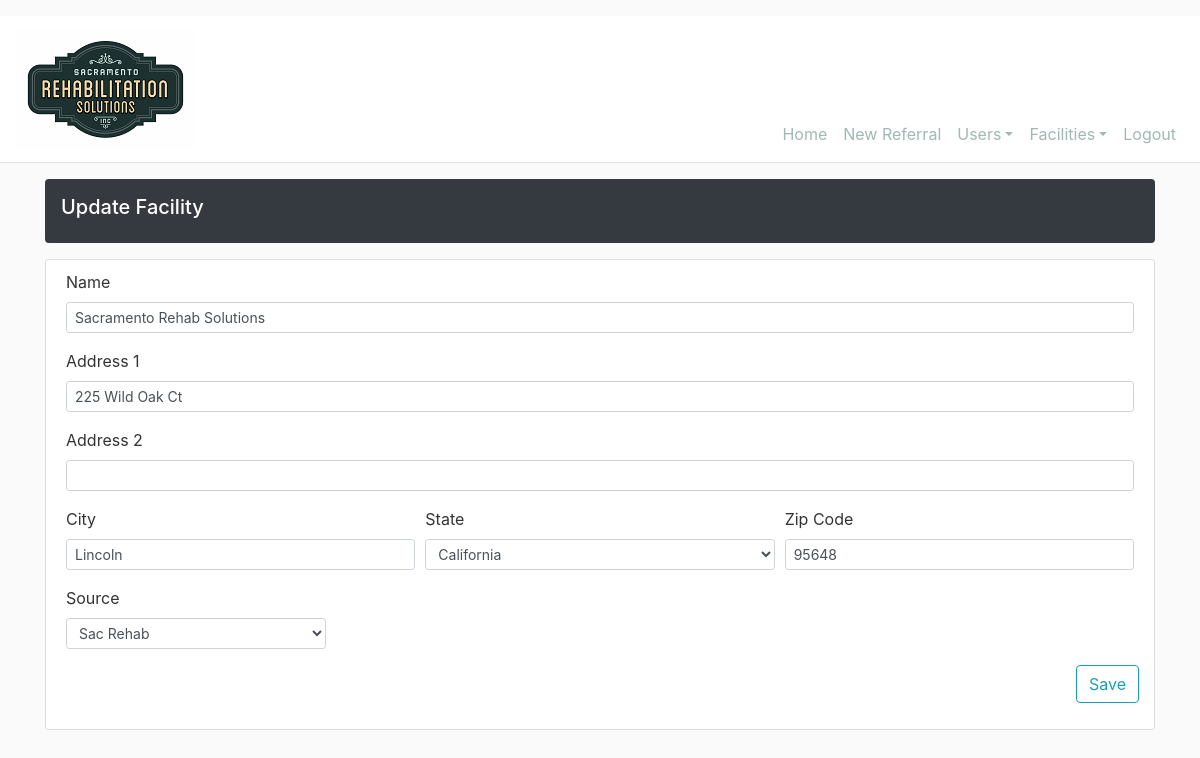
The page /facility/1/update (signed in) on the database its author committed.
### srs_intake/models.py (models this page shows, shortened)
class Facility(db.Model):
    id = db.Column(db.Integer, primary_key=True, autoincrement=True)
    name = db.Column(db.String(50), nullable=True)
    address1 = db.Column(db.String(120), nullable=True)
    address2 = db.Column(db.String(120), nullable=True)
    city = db.Column(db.String(20), nullable=True)
    state = db.Column(db.String(2), nullable=True)
    zip_code = db.Column(db.String(10), nullable=True)
    source = db.Column(db.String(10), nullable=True)
    users = db.relationship('User', backref='facility_user', lazy=True)
    referrals = db.relationship('Referral', backref='facility_ref', lazy=True)

### srs_intake/facilities/routes.py (the view)
@facilities.route("/facility/<int:facility_id>/update", methods=['GET', 'POST'])
@fresh_login_required
def update_facility(facility_id):
    facility = Facility.query.get_or_404(facility_id)
    if current_user.role != 'admin':
         abort(403)
    form = FacilityForm()
    if form.validate_on_submit():
        facility.name=form.name.data
        facility.address1=form.address1.data
        facility.address2=form.address2.data
        facility.city=form.city.data
        facility.state=form.state.data
        facility.zip_code=form.zip_code.data
        facility.source=form.source.data
        db.session.commit()
        flash('The Facility was updated successfully.', 'success')
        return redirect(url_for('facilities.facility',facility_id=facility_id))
    elif request.method == 'GET':
        form.name.data=facility.name
        form.address1.data=facility.address1
        form.address2.data=facility.address2
        form.city.data=facility.city
        form.state.data=facility.state
        form.zip_code.data=facility.zip_code
        form.source.data=facility.source
    return render_template('facilities/crud_facility.html', title='Update Facility', form=form)

### srs_intake/facilities/forms.py
class FacilityForm(FlaskForm):
    name = StringField('Name', validators=[DataRequired(), Length(min=2, max=50)])
    address1 = StringField('Address 1', validators=[Length(min=2, max=20)])
    address2 = StringField('Address 2')
    city = StringField('City')
    state = SelectField('State',choices=state_list)
    zip_code = StringField('Zip Code')
    source= SelectField('Source',choices=source_list)
    submit = SubmitField('Save')

### srs_intake/models.py (called while the page is built)
@login_manager.user_loader
def load_user(user_id):
    return User.query.get(int(user_id))

### srs_intake/templates/facilities/crud_facility.html (shortened to what this page needs)
{% extends "layout.html" %}
{% block content %}
<div class="d-flex align-items-center p-3 my-3 text-white bg-dark rounded shadow-sm">
    <div class="lh-100">
        <h5 class="lh-100">
            {{ title }}
        </h5>
    </div>
</div>
<div class="row">
    <div class="col-md-12">
        <div class="content-section">
            <form method="POST" action="">
                <div class="form-row">
                    <div class="form-group col-md-12">
                        {{ form.name.label(class="form-control-label") }}
                        {% if form.name.errors %}
                            {{ form.name(class="form-control form-control-sm is-invalid") }}
                            <div class="invalid-feedback">
                                {% for error in form.name.errors %}
                                    <span>{{ error }}</span>
                                {% endfor %}
                            </div>
                        {% else %}
                            {{ form.name(class="form-control form-control-sm") }}
                        {% endif %}
                    </div>
                </div>
                <div class="form-row">
                    <div class="form-group col-md-12">
                        {{ form.address1.label(class="form-control-label") }}
                        {% if form.address1.errors %}
                            {{ form.address1(class="form-control form-control-sm is-invalid") }}
                            <div class="invalid-feedback">
                                {% for error in form.address1.errors %}
                                    <span>{{ error }}</span>
                                {% endfor %}
                            </div>
                        {% else %}
                            {{ form.address1(class="form-control form-control-sm") }}
                        {% endif %}
                    </div>
                </div>
                <div class="form-row">
                    <div class="form-group col-md-12">
                        {{ form.address2.label(class="form-control-label") }}
                        {% if form.address2.errors %}
                            {{ form.address2(class="form-control form-control-sm is-invalid") }}
                            <div class="invalid-feedback">
                                {% for error in form.address2.errors %}
                                    <span>{{ error }}</span>
                                {% endfor %}
                            </div>
                        {% else %}
                            {{ form.address2(class="form-control form-control-sm") }}
                        {% endif %}
                    </div>
                </div>
                <div class="form-row">
                    <div class="form-group col-md-4">
                        {{ form.city.label(class="form-control-label") }}
                        {% if form.city.errors %}
                            {{ form.city(class="form-control form-control-sm is-invalid") }}
                            <div class="invalid-feedback">
                                {% for error in form.city.errors %}
                                    <span>{{ error }}</span>
                                {% endfor %}
                            </div>
                        {% else %}
                            {{ form.city(class="form-control form-control-sm") }}
                        {% endif %}
                    </div>
                    <div class="form-group col-md-4">
                        {{ form.state.label(class="form-control-label") }}
                        {% if form.state.errors %}
                            {{ form.state(class="form-control form-control-sm is-invalid") }}
                            <div class="invalid-feedback">
                                {% for error in form.state.errors %}
                                    <span>{{ error }}</span>
                                {% endfor %}
                            </div>
                        {% else %}
                            {{ form.state(class="form-control form-control-sm") }}
                        {% endif %}
                    </div>
                    <div class="form-group col-md-4">
                        {{ form.zip_code.label(class="form-control-label") }}
                        {% if form.zip_code.errors %}
                            {{ form.zip_code(class="form-control form-control-sm is-invalid") }}
                            <div class="invalid-feedback">
                                {% for error in form.zip_code.errors %}
                                    <span>{{ error }}</span>
                                {% endfor %}
                            </div>
                        {% else %}
                            {{ form.zip_code(class="form-control form-control-sm") }}
                        {% endif %}
                    </div>
                </div>
                <div class="form-row">
                    <div class="form-group col-md-3">
                        {{ form.source.label(class="form-control-label") }}
                        {% if form.source.errors %}
                            {{ form.source(class="form-control form-control-sm is-invalid") }}
                            <div class="invalid-feedback">
                                {% for error in form.source.errors %}
                                    <span>{{ error }}</span>
                                {% endfor %}
                            </div>
                        {% else %}
                            {{ form.source(class="form-control form-control-sm") }}
                        {% endif %}
                    </div>
                </div>
                <div class="form-row d-flex justify-content-end">
                    <div class="form-group">
                        {{ form.submit(class="btn btn-outline-info") }}
                    </div>
                </div>
            </form>
        </div>
    </div>
</div>
{% endblock content %}

### srs_intake/static/css/main.css (style rules this page uses)
body { background: #fafafa; color: #333333; }
h1, h2, h3, h4, h5, h6 { color: #ffffff; }
.content-section { background: #ffffff; padding: 10px 20px; border: 1px solid #dddddd; border-radius: 3px; margin-bottom: 20px; }

### rows shown on the page
Facility: name "Sacramento Rehab Solutions", address1 "225 Wild Oak Ct", city "Lincoln", state "California", zip_code "95648", source "Sac Rehab"

### other values the page prints
{{ title }} "Update Facility"
